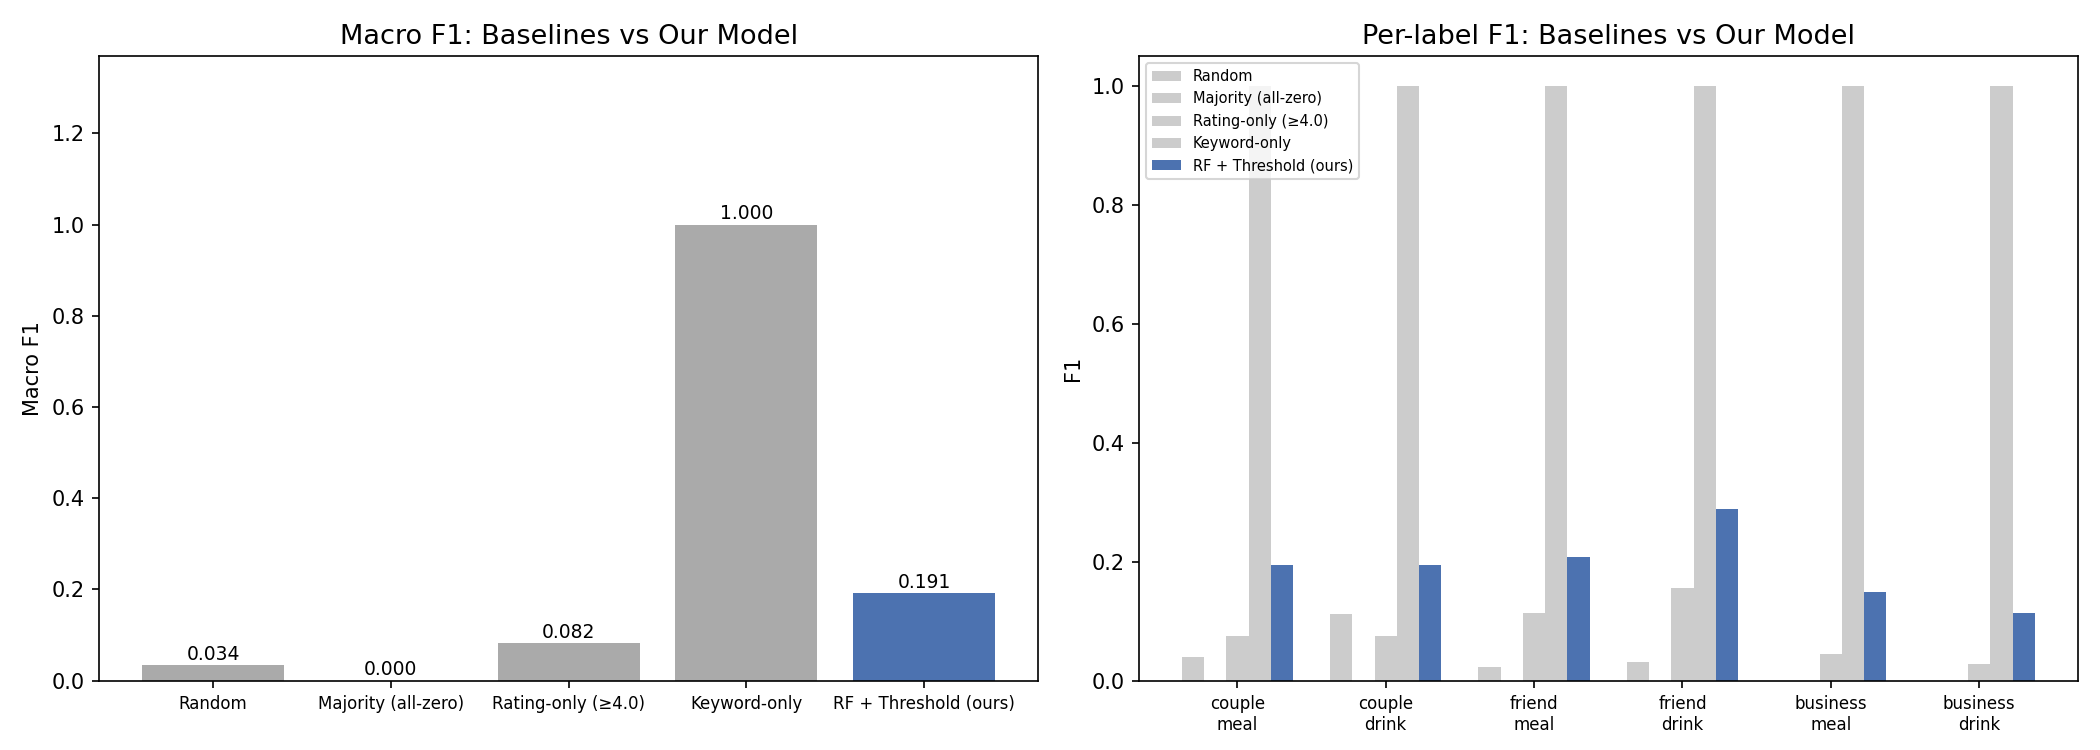

The script that saved this image:
"""B3. Baseline 비교 — Random / Majority / Rating-only / Keyword-only vs 우리 모델

OOF 점수 없이 단순 규칙 기반 예측을 RF OOF 결과와 비교.
결과: experiments/baseline_comparison.json, experiments/baseline_comparison.png
"""
import json
import sys
from pathlib import Path

import matplotlib
matplotlib.use("Agg")
import matplotlib.pyplot as plt
import numpy as np
import pandas as pd

ROOT = Path(__file__).resolve().parents[1]
sys.path.insert(0, str(ROOT / "src"))

from train_model import (
    LABEL_COLUMNS,
    NUMERIC_FEATURES,
    CATEGORICAL_FEATURES,
    expand_seat_type,
    multilabel_fold_indices,
    make_pipeline,
    positive_class_probabilities,
    tune_thresholds,
    read_features,
)

OUT_DIR = ROOT / "experiments"
OUT_JSON = OUT_DIR / "baseline_comparison.json"
OUT_PNG = OUT_DIR / "baseline_comparison.png"
N_FOLDS = 5


def macro_f1(y_true, y_pred):
    f1s = []
    for i in range(y_true.shape[1]):
        col_true = y_true[:, i]
        col_pred = y_pred[:, i]
        tp = int((col_pred & col_true).sum())
        fp = int((col_pred & (1 - col_true)).sum())
        fn = int(((1 - col_pred) & col_true).sum())
        p = tp / (tp + fp) if (tp + fp) else 0.0
        r = tp / (tp + fn) if (tp + fn) else 0.0
        f1 = 2 * p * r / (p + r) if (p + r) else 0.0
        f1s.append(f1)
    return float(np.mean(f1s)), f1s


def random_baseline(y_true):
    np.random.seed(42)
    pos_rates = y_true.mean(axis=0)
    preds = np.stack(
        [np.random.binomial(1, rate, size=len(y_true)) for rate in pos_rates], axis=1
    )
    return preds


def majority_baseline(y_true):
    # 항상 0 예측 (majority class)
    return np.zeros_like(y_true)


def rating_only_baseline(data, y_true, threshold=4.0):
    # rating >= threshold이면 모든 라벨 1 예측
    high_rating = (data["rating"].to_numpy() >= threshold).astype(int)
    return np.stack([high_rating] * y_true.shape[1], axis=1)


def keyword_only_baseline(data, y_true):
    # build_features.py가 이미 키워드 라벨을 계산해 놓음 — 그대로 사용
    return y_true.copy()


def rf_oof_baseline(x_data, y_data, seat_columns):
    n_samples = len(x_data)
    n_labels = len(LABEL_COLUMNS)
    scores = np.zeros((n_samples, n_labels))
    for _, (train_idx, val_idx) in enumerate(multilabel_fold_indices(y_data, N_FOLDS)):
        pipe = make_pipeline(seat_columns)
        pipe.fit(x_data.iloc[train_idx], y_data.iloc[train_idx])
        scores[val_idx] = positive_class_probabilities(pipe, x_data.iloc[val_idx])
    thresholds = tune_thresholds(y_data, scores)
    preds = np.stack(
        [(scores[:, i] >= thresholds[label]["threshold"]).astype(int)
         for i, label in enumerate(LABEL_COLUMNS)],
        axis=1,
    )
    return preds


def main():
    data = read_features()
    data, seat_columns = expand_seat_type(data)
    x_data = data[NUMERIC_FEATURES + CATEGORICAL_FEATURES + seat_columns]
    y_data = data[LABEL_COLUMNS].astype(int)
    y_arr = y_data.to_numpy(dtype=int)

    print("computing baselines...")
    baselines = {
        "Random": random_baseline(y_arr),
        "Majority (all-zero)": majority_baseline(y_arr),
        "Rating-only (≥4.0)": rating_only_baseline(data, y_arr),
        "Keyword-only": keyword_only_baseline(y_arr, y_arr),
    }

    print("computing RF OOF (5-fold)...")
    baselines["RF + Threshold (ours)"] = rf_oof_baseline(x_data, y_data, seat_columns)

    results = {}
    print(f"\n{'모델':<28} {'macro F1':>10}  {'라벨별 F1'}")
    print("-" * 80)
    for name, preds in baselines.items():
        mf1, per_label_f1 = macro_f1(y_arr, preds)
        results[name] = {
            "macro_f1": round(mf1, 4),
            "per_label": {label: round(f1, 4) for label, f1 in zip(LABEL_COLUMNS, per_label_f1)},
        }
        label_str = "  ".join(f"{f:.2f}" for f in per_label_f1)
        print(f"  {name:<26} {mf1:>8.4f}  {label_str}")

    with OUT_JSON.open("w", encoding="utf-8") as f:
        json.dump(results, f, ensure_ascii=False, indent=2)
    print(f"\nsaved: {OUT_JSON}")

    # 시각화
    model_names = list(results.keys())
    macro_f1s = [results[m]["macro_f1"] for m in model_names]

    colors = ["#aaaaaa", "#aaaaaa", "#aaaaaa", "#aaaaaa", "#4C72B0"]
    fig, axes = plt.subplots(1, 2, figsize=(14, 5))

    bars = axes[0].bar(model_names, macro_f1s, color=colors)
    axes[0].set_title("Macro F1: Baselines vs Our Model", fontsize=13)
    axes[0].set_ylim(0, max(macro_f1s) * 1.35 + 0.02)
    axes[0].set_ylabel("Macro F1")
    axes[0].tick_params(axis="x", labelsize=8)
    for bar, val in zip(bars, macro_f1s):
        axes[0].text(bar.get_x() + bar.get_width() / 2, bar.get_height() + 0.003,
                     f"{val:.3f}", ha="center", va="bottom", fontsize=9)

    x = np.arange(len(LABEL_COLUMNS))
    width = 0.15
    for i, (name, color) in enumerate(zip(model_names, colors)):
        vals = [results[name]["per_label"][label] for label in LABEL_COLUMNS]
        axes[1].bar(x + i * width, vals, width, label=name, color=color,
                    alpha=1.0 if name == "RF + Threshold (ours)" else 0.6)
    axes[1].set_title("Per-label F1: Baselines vs Our Model", fontsize=13)
    axes[1].set_xticks(x + width * 2)
    axes[1].set_xticklabels([l.replace("_", "\n") for l in LABEL_COLUMNS], fontsize=8)
    axes[1].set_ylabel("F1")
    axes[1].legend(fontsize=7)

    plt.tight_layout()
    fig.savefig(OUT_PNG, dpi=150)
    print(f"saved: {OUT_PNG}")


if __name__ == "__main__":
    main()
